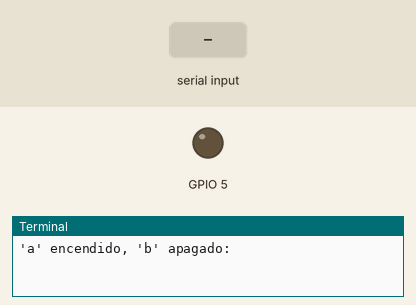
This program was run on a simulated Raspberry Pi (BCM pin numbers). Parts: output pins drawn as LEDs (lit = HIGH), the last lines printed to the terminal. Inputs (shaded band) come from the test bench.

Above: at 1.2 s.
1.3 s: "a" typed at the terminal, then Enter
At 1.9 s:
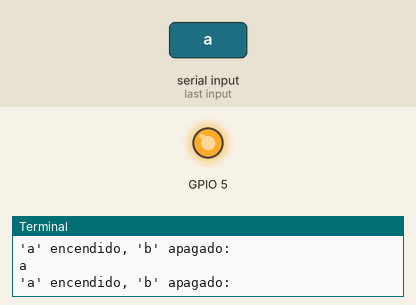
2.8 s: "b" typed at the terminal, then Enter
At 3.1 s:
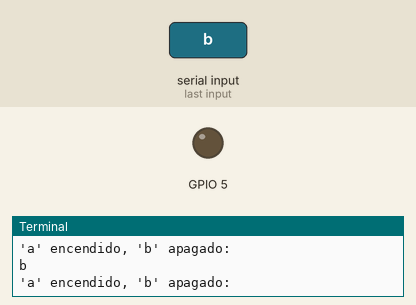
Timing chart, 0 to 5.8 s (numbered marks = the images above; inputs shaded):
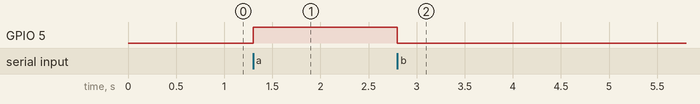

The program:

led.py
```python
#Encender Leds por teclado

import time
import RPi.GPIO as GPIO
GPIO.setmode(GPIO.BCM)

GPIO.setup(5, GPIO.OUT)

while(True):

	teclado= input("'a' encendido, 'b' apagado:")

	if teclado == "a":
		GPIO.output(5,True)
	if teclado == "b":
		GPIO.output(5,False)

GPIO.cleanup()
```

Measured:
- after the input at 1.3 s, GPIO 5: LOW → HIGH at once
- after the input at 2.8 s, GPIO 5: HIGH → LOW at once
